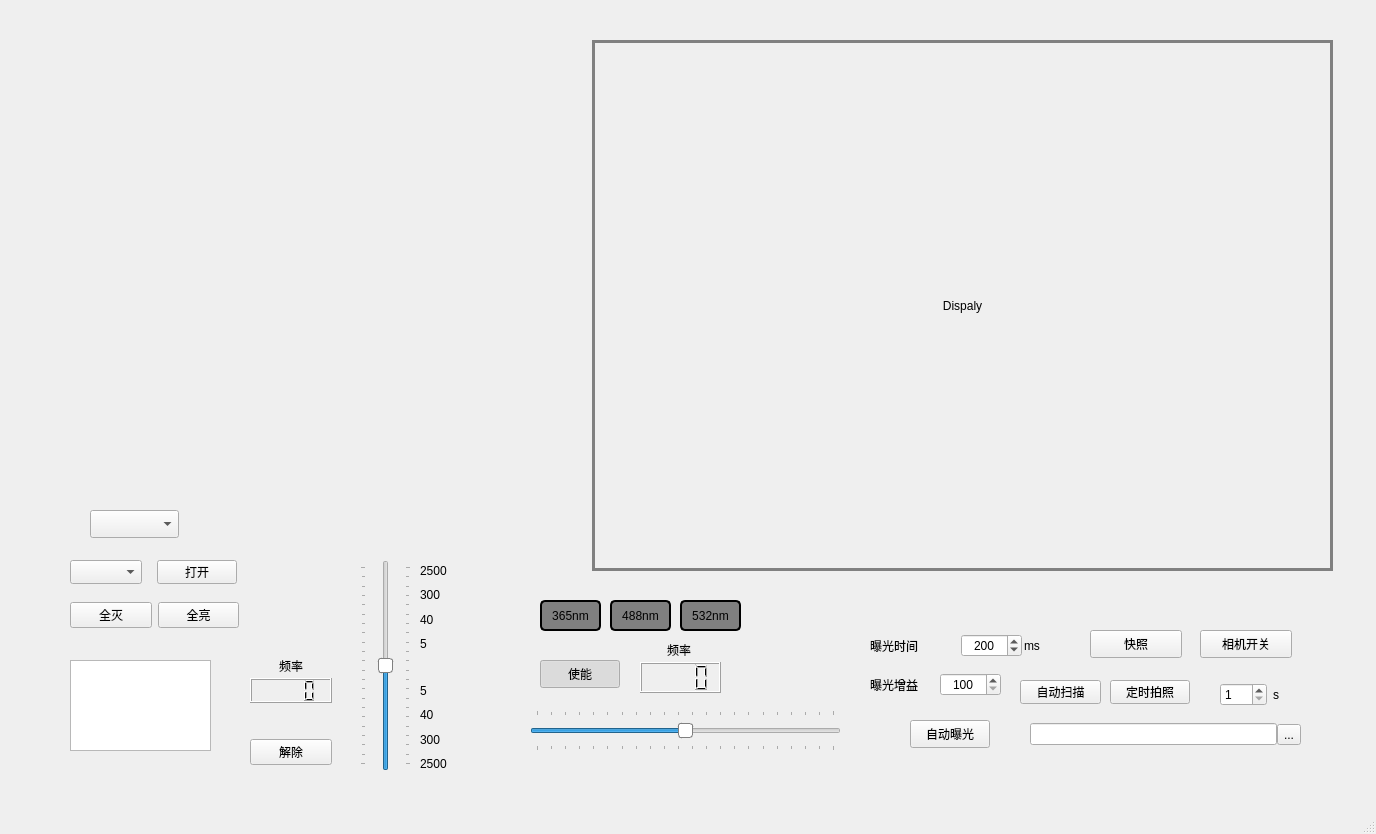
<?xml version="1.0" encoding="UTF-8"?>
<ui version="4.0">
 <class>MainWindow</class>
 <widget class="QMainWindow" name="MainWindow">
  <property name="geometry">
   <rect>
    <x>0</x>
    <y>0</y>
    <width>1376</width>
    <height>834</height>
   </rect>
  </property>
  <property name="windowTitle">
   <string>MainWindow</string>
  </property>
  <widget class="QWidget" name="centralwidget">
   <widget class="QWidget" name="verticalLayoutWidget">
    <property name="geometry">
     <rect>
      <x>50</x>
      <y>40</y>
      <width>511</width>
      <height>451</height>
     </rect>
    </property>
    <layout class="QVBoxLayout" name="verticalLayout"/>
   </widget>
   <widget class="QWidget" name="layoutWidget">
    <property name="geometry">
     <rect>
      <x>70</x>
      <y>600</y>
      <width>169</width>
      <height>31</height>
     </rect>
    </property>
    <layout class="QHBoxLayout" name="horizontalLayout">
     <item>
      <widget class="QPushButton" name="pushButton_All_Off">
       <property name="text">
        <string>全灭</string>
       </property>
      </widget>
     </item>
     <item>
      <widget class="QPushButton" name="pushButton_All_On">
       <property name="text">
        <string>全亮</string>
       </property>
      </widget>
     </item>
    </layout>
   </widget>
   <widget class="QPushButton" name="pushButton_PortSwitch">
    <property name="geometry">
     <rect>
      <x>157</x>
      <y>560</y>
      <width>80</width>
      <height>24</height>
     </rect>
    </property>
    <property name="text">
     <string>打开</string>
    </property>
    <property name="checkable">
     <bool>true</bool>
    </property>
   </widget>
   <widget class="QComboBox" name="comboBox_Port">
    <property name="geometry">
     <rect>
      <x>70</x>
      <y>560</y>
      <width>72</width>
      <height>24</height>
     </rect>
    </property>
   </widget>
   <widget class="QLabel" name="labeldisplay">
    <property name="geometry">
     <rect>
      <x>592</x>
      <y>40</y>
      <width>741</width>
      <height>531</height>
     </rect>
    </property>
    <property name="styleSheet">
     <string notr="true">border: 3px solid gray;color:black</string>
    </property>
    <property name="text">
     <string>Dispaly</string>
    </property>
    <property name="alignment">
     <set>Qt::AlignmentFlag::AlignCenter</set>
    </property>
   </widget>
   <widget class="QPushButton" name="pushButton_Snap">
    <property name="geometry">
     <rect>
      <x>1090</x>
      <y>630</y>
      <width>92</width>
      <height>28</height>
     </rect>
    </property>
    <property name="text">
     <string>快照</string>
    </property>
   </widget>
   <widget class="QPushButton" name="pushButton_AutoExpo">
    <property name="geometry">
     <rect>
      <x>910</x>
      <y>720</y>
      <width>80</width>
      <height>28</height>
     </rect>
    </property>
    <property name="text">
     <string>自动曝光</string>
    </property>
    <property name="checkable">
     <bool>true</bool>
    </property>
   </widget>
   <widget class="QSlider" name="verticalSlider_LensSpeed">
    <property name="geometry">
     <rect>
      <x>360</x>
      <y>560</y>
      <width>51</width>
      <height>211</height>
     </rect>
    </property>
    <property name="styleSheet">
     <string notr="true">QSlider::handle:vertical {
    background: white;
    border: 1px solid gray;
    height: 10px;              /* 加宽滑块高度 */
    width: 16px;               /* 加宽滑块宽度 */
    margin: 0 -11px;           /* 水平居中，(30-8)/2=11 */
    border-radius: 3px;       /* 圆形滑块 */
}

/* 取消进度条填充 */
QSlider::sub-page:vertical,
QSlider::add-page:vertical {
    background: transparent;
    border: none;
}
</string>
    </property>
    <property name="minimum">
     <number>-105</number>
    </property>
    <property name="maximum">
     <number>105</number>
    </property>
    <property name="orientation">
     <enum>Qt::Orientation::Vertical</enum>
    </property>
    <property name="tickPosition">
     <enum>QSlider::TickPosition::TicksBothSides</enum>
    </property>
   </widget>
   <widget class="QPushButton" name="pushButton_CameraSwitch">
    <property name="geometry">
     <rect>
      <x>1200</x>
      <y>630</y>
      <width>92</width>
      <height>28</height>
     </rect>
    </property>
    <property name="text">
     <string>相机开关</string>
    </property>
    <property name="checkable">
     <bool>true</bool>
    </property>
   </widget>
   <widget class="QWidget" name="layoutWidget">
    <property name="geometry">
     <rect>
      <x>250</x>
      <y>650</y>
      <width>82</width>
      <height>115</height>
     </rect>
    </property>
    <layout class="QVBoxLayout" name="verticalLayout_3">
     <property name="spacing">
      <number>36</number>
     </property>
     <item>
      <layout class="QVBoxLayout" name="verticalLayout_2">
       <property name="spacing">
        <number>3</number>
       </property>
       <item>
        <widget class="QLabel" name="label">
         <property name="text">
          <string>频率</string>
         </property>
         <property name="alignment">
          <set>Qt::AlignmentFlag::AlignBottom|Qt::AlignmentFlag::AlignHCenter</set>
         </property>
        </widget>
       </item>
       <item>
        <widget class="QLCDNumber" name="lcdNumber_LensFreq">
         <property name="digitCount">
          <number>4</number>
         </property>
        </widget>
       </item>
      </layout>
     </item>
     <item>
      <widget class="QPushButton" name="pushButton_HoldOFF">
       <property name="text">
        <string>解除</string>
       </property>
       <property name="checkable">
        <bool>true</bool>
       </property>
      </widget>
     </item>
    </layout>
   </widget>
   <widget class="QWidget" name="layoutWidget">
    <property name="geometry">
     <rect>
      <x>870</x>
      <y>670</y>
      <width>131</width>
      <height>30</height>
     </rect>
    </property>
    <layout class="QHBoxLayout" name="horizontalLayout_2">
     <property name="spacing">
      <number>8</number>
     </property>
     <item>
      <widget class="QLabel" name="label_3">
       <property name="text">
        <string>曝光增益</string>
       </property>
      </widget>
     </item>
     <item>
      <widget class="QSpinBox" name="spinBox_ExpoGain">
       <property name="layoutDirection">
        <enum>Qt::LayoutDirection::LeftToRight</enum>
       </property>
       <property name="alignment">
        <set>Qt::AlignmentFlag::AlignCenter</set>
       </property>
       <property name="minimum">
        <number>100</number>
       </property>
       <property name="maximum">
        <number>500</number>
       </property>
       <property name="singleStep">
        <number>20</number>
       </property>
      </widget>
     </item>
    </layout>
   </widget>
   <widget class="QWidget" name="layoutWidget">
    <property name="geometry">
     <rect>
      <x>870</x>
      <y>630</y>
      <width>175</width>
      <height>32</height>
     </rect>
    </property>
    <layout class="QHBoxLayout" name="horizontalLayout_4">
     <item>
      <widget class="QLabel" name="label_2">
       <property name="text">
        <string>曝光时间</string>
       </property>
      </widget>
     </item>
     <item>
      <layout class="QHBoxLayout" name="horizontalLayout_3">
       <property name="spacing">
        <number>2</number>
       </property>
       <item>
        <widget class="QSpinBox" name="spinBox_ExposureTime">
         <property name="layoutDirection">
          <enum>Qt::LayoutDirection::LeftToRight</enum>
         </property>
         <property name="alignment">
          <set>Qt::AlignmentFlag::AlignCenter</set>
         </property>
         <property name="buttonSymbols">
          <enum>QAbstractSpinBox::ButtonSymbols::UpDownArrows</enum>
         </property>
         <property name="minimum">
          <number>50</number>
         </property>
         <property name="maximum">
          <number>15000</number>
         </property>
         <property name="singleStep">
          <number>50</number>
         </property>
         <property name="value">
          <number>200</number>
         </property>
        </widget>
       </item>
       <item>
        <widget class="QLabel" name="label_4">
         <property name="text">
          <string>ms</string>
         </property>
        </widget>
       </item>
      </layout>
     </item>
    </layout>
   </widget>
   <widget class="QPushButton" name="pushButton_SnapScheduled">
    <property name="geometry">
     <rect>
      <x>1110</x>
      <y>680</y>
      <width>80</width>
      <height>24</height>
     </rect>
    </property>
    <property name="text">
     <string>定时拍照</string>
    </property>
    <property name="checkable">
     <bool>true</bool>
    </property>
   </widget>
   <widget class="QWidget" name="layoutWidget">
    <property name="geometry">
     <rect>
      <x>1220</x>
      <y>680</y>
      <width>81</width>
      <height>30</height>
     </rect>
    </property>
    <layout class="QHBoxLayout" name="horizontalLayout_5">
     <item>
      <widget class="QSpinBox" name="spinBox_SnapScheduledTime">
       <property name="minimum">
        <number>1</number>
       </property>
       <property name="maximum">
        <number>200</number>
       </property>
      </widget>
     </item>
     <item>
      <widget class="QLabel" name="label_5">
       <property name="text">
        <string>s</string>
       </property>
      </widget>
     </item>
    </layout>
   </widget>
   <widget class="QTextEdit" name="textEdit_SerialMonitor">
    <property name="geometry">
     <rect>
      <x>70</x>
      <y>660</y>
      <width>141</width>
      <height>91</height>
     </rect>
    </property>
   </widget>
   <widget class="QWidget" name="layoutWidget_2">
    <property name="geometry">
     <rect>
      <x>420</x>
      <y>680</y>
      <width>38</width>
      <height>94</height>
     </rect>
    </property>
    <layout class="QVBoxLayout" name="verticalLayout_5">
     <property name="spacing">
      <number>4</number>
     </property>
     <item>
      <widget class="QLabel" name="label_10">
       <property name="text">
        <string>5</string>
       </property>
       <property name="alignment">
        <set>Qt::AlignmentFlag::AlignLeading|Qt::AlignmentFlag::AlignLeft|Qt::AlignmentFlag::AlignVCenter</set>
       </property>
      </widget>
     </item>
     <item>
      <widget class="QLabel" name="label_11">
       <property name="text">
        <string>40</string>
       </property>
       <property name="alignment">
        <set>Qt::AlignmentFlag::AlignLeading|Qt::AlignmentFlag::AlignLeft|Qt::AlignmentFlag::AlignVCenter</set>
       </property>
      </widget>
     </item>
     <item>
      <widget class="QLabel" name="label_12">
       <property name="text">
        <string>300</string>
       </property>
       <property name="alignment">
        <set>Qt::AlignmentFlag::AlignLeading|Qt::AlignmentFlag::AlignLeft|Qt::AlignmentFlag::AlignVCenter</set>
       </property>
      </widget>
     </item>
     <item>
      <widget class="QLabel" name="label_13">
       <property name="text">
        <string>2500</string>
       </property>
       <property name="alignment">
        <set>Qt::AlignmentFlag::AlignLeading|Qt::AlignmentFlag::AlignLeft|Qt::AlignmentFlag::AlignVCenter</set>
       </property>
      </widget>
     </item>
    </layout>
   </widget>
   <widget class="QWidget" name="layoutWidget">
    <property name="geometry">
     <rect>
      <x>420</x>
      <y>560</y>
      <width>38</width>
      <height>94</height>
     </rect>
    </property>
    <layout class="QVBoxLayout" name="verticalLayout_4">
     <property name="spacing">
      <number>4</number>
     </property>
     <item>
      <widget class="QLabel" name="label_6">
       <property name="text">
        <string>2500</string>
       </property>
       <property name="alignment">
        <set>Qt::AlignmentFlag::AlignLeading|Qt::AlignmentFlag::AlignLeft|Qt::AlignmentFlag::AlignVCenter</set>
       </property>
      </widget>
     </item>
     <item>
      <widget class="QLabel" name="label_7">
       <property name="text">
        <string>300</string>
       </property>
       <property name="alignment">
        <set>Qt::AlignmentFlag::AlignLeading|Qt::AlignmentFlag::AlignLeft|Qt::AlignmentFlag::AlignVCenter</set>
       </property>
      </widget>
     </item>
     <item>
      <widget class="QLabel" name="label_8">
       <property name="text">
        <string>40</string>
       </property>
       <property name="alignment">
        <set>Qt::AlignmentFlag::AlignLeading|Qt::AlignmentFlag::AlignLeft|Qt::AlignmentFlag::AlignVCenter</set>
       </property>
      </widget>
     </item>
     <item>
      <widget class="QLabel" name="label_9">
       <property name="text">
        <string>5</string>
       </property>
       <property name="alignment">
        <set>Qt::AlignmentFlag::AlignLeading|Qt::AlignmentFlag::AlignLeft|Qt::AlignmentFlag::AlignVCenter</set>
       </property>
      </widget>
     </item>
    </layout>
   </widget>
   <widget class="QWidget" name="layoutWidget">
    <property name="geometry">
     <rect>
      <x>1030</x>
      <y>720</y>
      <width>271</width>
      <height>29</height>
     </rect>
    </property>
    <layout class="QHBoxLayout" name="FilePathLayout">
     <property name="spacing">
      <number>0</number>
     </property>
     <item>
      <widget class="QLineEdit" name="lineEdit_FilePath">
       <property name="readOnly">
        <bool>true</bool>
       </property>
      </widget>
     </item>
     <item>
      <widget class="QToolButton" name="toolButton_FilePath">
       <property name="text">
        <string>...</string>
       </property>
      </widget>
     </item>
    </layout>
   </widget>
   <widget class="QPushButton" name="pushButton_Laser365">
    <property name="geometry">
     <rect>
      <x>540</x>
      <y>600</y>
      <width>61</width>
      <height>31</height>
     </rect>
    </property>
    <property name="styleSheet">
     <string notr="true">QPushButton {
        background-color: gray;
	    border: 2px solid black;
        border-radius: 5px;
        padding: 5px;
    }
QPushButton:checked {
        background-color: rgb(102, 26, 255); 
    }</string>
    </property>
    <property name="text">
     <string>365nm</string>
    </property>
    <property name="checkable">
     <bool>true</bool>
    </property>
   </widget>
   <widget class="QPushButton" name="pushButton_Laser488">
    <property name="geometry">
     <rect>
      <x>610</x>
      <y>600</y>
      <width>61</width>
      <height>31</height>
     </rect>
    </property>
    <property name="styleSheet">
     <string notr="true">QPushButton {
        background-color: gray;
		border: 2px solid black;
        border-radius: 5px;
        padding: 5px;
    }
QPushButton:checked {
        background-color: rgb(144, 188, 255); 
    }</string>
    </property>
    <property name="text">
     <string>488nm</string>
    </property>
    <property name="checkable">
     <bool>true</bool>
    </property>
   </widget>
   <widget class="QPushButton" name="pushButton_Laser532">
    <property name="geometry">
     <rect>
      <x>680</x>
      <y>600</y>
      <width>61</width>
      <height>31</height>
     </rect>
    </property>
    <property name="styleSheet">
     <string notr="true">QPushButton {
        background-color: gray;
		border: 2px solid black;
        border-radius: 5px;
        padding: 5px;
    }
QPushButton:checked {
        background-color: rgb(139, 255, 44); 
    }</string>
    </property>
    <property name="text">
     <string>532nm</string>
    </property>
    <property name="checkable">
     <bool>true</bool>
    </property>
   </widget>
   <widget class="QLCDNumber" name="lcdNumber_FliterFreq">
    <property name="geometry">
     <rect>
      <x>640</x>
      <y>662</y>
      <width>81</width>
      <height>31</height>
     </rect>
    </property>
    <property name="digitCount">
     <number>4</number>
    </property>
   </widget>
   <widget class="QLabel" name="label_14">
    <property name="geometry">
     <rect>
      <x>640</x>
      <y>640</y>
      <width>78</width>
      <height>19</height>
     </rect>
    </property>
    <property name="text">
     <string>频率</string>
    </property>
    <property name="alignment">
     <set>Qt::AlignmentFlag::AlignBottom|Qt::AlignmentFlag::AlignHCenter</set>
    </property>
   </widget>
   <widget class="QSlider" name="horizontalSlider_FliterSpeed">
    <property name="geometry">
     <rect>
      <x>530</x>
      <y>710</y>
      <width>311</width>
      <height>41</height>
     </rect>
    </property>
    <property name="styleSheet">
     <string notr="true">QSlider::handle:horizontal {
    background: white;
    border: 1px solid gray;
    height: 16px;              /* 加宽滑块高度 */
    width: 10px;               /* 加宽滑块宽度 */
    margin: 0 -11px;           /* 水平居中，(30-8)/2=11 */
    border-radius: 3px;       /* 圆形滑块 */
}

/* 取消进度条填充 */
QSlider::sub-page:vertical,
QSlider::add-page:vertical {
    background: transparent;
    border: none;
}</string>
    </property>
    <property name="minimum">
     <number>-105</number>
    </property>
    <property name="maximum">
     <number>105</number>
    </property>
    <property name="orientation">
     <enum>Qt::Orientation::Horizontal</enum>
    </property>
    <property name="invertedAppearance">
     <bool>false</bool>
    </property>
    <property name="invertedControls">
     <bool>false</bool>
    </property>
    <property name="tickPosition">
     <enum>QSlider::TickPosition::TicksBothSides</enum>
    </property>
   </widget>
   <widget class="QPushButton" name="pushButton_MotorFliter_ENA">
    <property name="geometry">
     <rect>
      <x>540</x>
      <y>660</y>
      <width>80</width>
      <height>28</height>
     </rect>
    </property>
    <property name="text">
     <string>使能</string>
    </property>
    <property name="checkable">
     <bool>true</bool>
    </property>
    <property name="checked">
     <bool>true</bool>
    </property>
   </widget>
   <widget class="QPushButton" name="pushButton_AutoScan">
    <property name="geometry">
     <rect>
      <x>1020</x>
      <y>680</y>
      <width>81</width>
      <height>24</height>
     </rect>
    </property>
    <property name="text">
     <string>自动扫描</string>
    </property>
    <property name="checkable">
     <bool>true</bool>
    </property>
   </widget>
   <widget class="QComboBox" name="comboBox_LedColorMode">
    <property name="geometry">
     <rect>
      <x>90</x>
      <y>510</y>
      <width>89</width>
      <height>28</height>
     </rect>
    </property>
   </widget>
  </widget>
  <widget class="QMenuBar" name="menubar">
   <property name="geometry">
    <rect>
     <x>0</x>
     <y>0</y>
     <width>1376</width>
     <height>25</height>
    </rect>
   </property>
  </widget>
  <widget class="QStatusBar" name="statusbar"/>
 </widget>
 <resources/>
 <connections/>
</ui>
